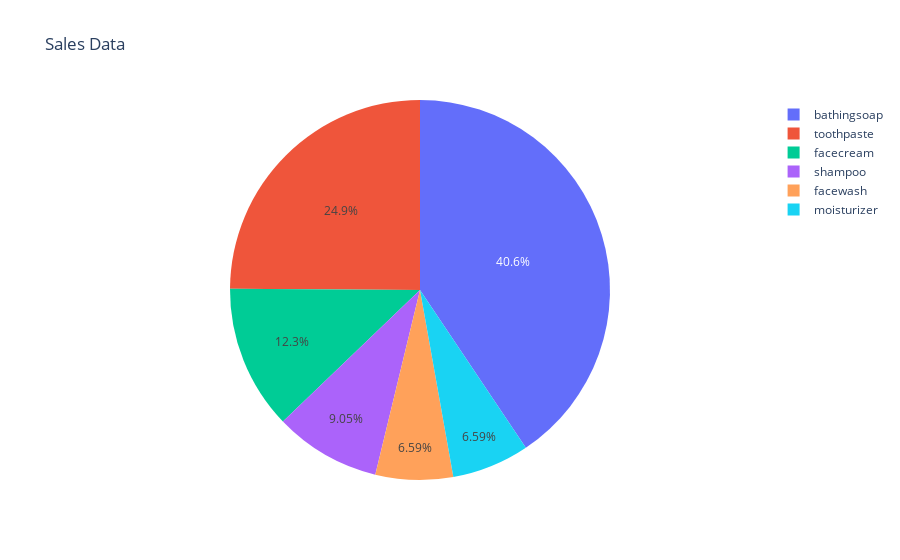

This figure's notebook cell:
### Code cell
fig.show()

### Figure 1 — Plotly figure (JSON) as saved in the notebook; plotly's stock layout.template omitted (floating-point values rounded to 4 significant figures)
{"data": [{"domain": {"x": [0, 1], "y": [0, 1]}, "hovertemplate": "label=%{label}<br>value=%{value}<extra></extra>", "labels": ["facecream", "facewash", "toothpaste", "bathingsoap", "shampoo", "moisturizer"], "legendgroup": "", "name": "", "showlegend": true, "type": "pie", "values": [34480, 18515, 69910, 114010, 25410, 18515]}], "layout": {"autosize": true, "legend": {"tracegroupgap": 0}, "title": {"text": "Sales Data"}}}
